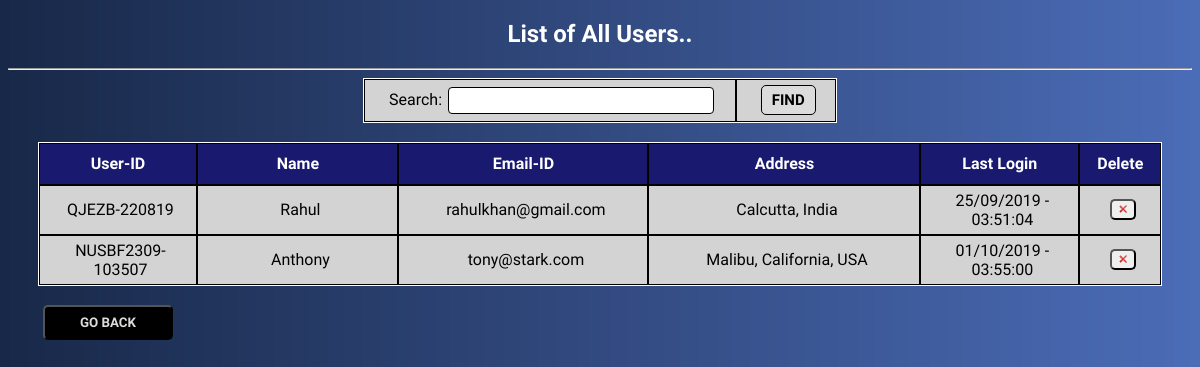
Page /userlist.php on the committed database.
### tables this page shows
CREATE TABLE `tbl_userdetail` (
  `id` int(10) NOT NULL,
  `user_id` varchar(20) NOT NULL,
  `username` varchar(50) NOT NULL,
  `password` varchar(50) NOT NULL,
  `email_id` varchar(50) NOT NULL,
  `address` varchar(100) NOT NULL,
  `last_login` timestamp(6) NOT NULL DEFAULT CURRENT_TIMESTAMP(6) ON UPDATE CURRENT_TIMESTAMP(6),
  `image_upload` longblob NOT NULL
);

### configfunction.php (called while the page is built, shortened)
<?php
class DataBase_Conn
{
	function __construct()
	{
		$conn = mysqli_connect(servername,username,password,dbname);
		$this->db_conn = $conn;
	}
	public function FetchUserList()
	{
		$sql = mysqli_query($this->db_conn, "SELECT * FROM tbl_userdetail");
		return $sql;
	}
}
?>

### userlist.php (the view, shortened to what this page needs)
<?php
    include_once("configfunction.php");
    $userlist = new DataBase_Conn();
?>
<!DOCTYPE html>
<html>
<head>
    <link rel="stylesheet" type="text/css" href="css/style.css">
    <link rel="stylesheet" type="text/css" href="css/font-abel.css">
    <link rel="stylesheet" type="text/css" href="css/font-awesome.css">
    <link rel="stylesheet" type="text/css" href="https://cdnjs.cloudflare.com/ajax/libs/font-awesome/4.7.0/css/font-awesome.min.css">
</head>
<body>
<h2>List of All Users..</h2>
<hr/>
<form action="" method="post">
    <table align="center" padding-left="20px" cellspacing="0" width="40%">
        <tr>
            <td>Search: <input type="text" name="search" class="form-control"></td>
            <td><input type="submit" name="submit" value="FIND" class="button-anchor"></td>
        </tr>
    </table>
</form>
<br>
<table align="center" cellspacing="0" cellpadding="1" width="95%" class="table-scroll">
    <tr>
        <th width="100px">User-ID</th>
        <th width="130px">Name</th>
        <th width="100px">Email-ID</th>
        <th width="180px">Address</th>
        <th width="100px">Last Login</th>
        <th width="30px">Delete</th>
    </tr>
    <?php
    include("config.php");
    if($_SERVER["REQUEST_METHOD"] == "POST")
    {
        @$search_val = $_POST["search"];
        $sql = mysqli_query($conn, "SELECT * FROM tbl_userdetail WHERE username LIKE '%$search_val%'");
        while($row=mysqli_fetch_assoc($sql))
        {
        ?>
        <tr>
            <td><?php echo $row["user_id"]; ?></td>
            <td><?php echo $row["username"]; ?></td>
            <td><?php echo $row["email_id"]; ?></td>
            <td><?php echo $row["address"]; ?></td>
            <td><?php echo date('d/m/Y - H:i:s', strtotime($row["last_login"])); ?></td>
            <td><a href="userlist.php?delete=<?php echo htmlentities($row['user_id']);?>"><button style="border-radius: 5px;" onClick="return confirm('Do you want to delete??');"><img src="css/icon/delete.png" height="10px" width="10px"></button></a></td>
        </tr>
        <?php
        }
    }
    else
    {
        $sql = $userlist->FetchUserList();
    }
    if(mysqli_num_rows($sql) > 0)
    {
        while($row=mysqli_fetch_array($sql))
        {
        ?>
        <tr>
            <td><?php echo $row["user_id"]; ?></td>
            <td><?php echo $row["username"]; ?></td>
            <td><?php echo $row["email_id"]; ?></td>
            <td><?php echo $row["address"]; ?></td>
            <td><?php echo date('d/m/Y - H:i:s', strtotime($row["last_login"])); ?></td>
            <td><a href="userlist.php?delete=<?php echo htmlentities($row['user_id']);?>"><button style="border-radius: 5px;" onClick="return confirm('Do you want to delete??');"><img src="css/icon/delete.png" height="10px" width="10px"></button></a></td>
        </tr>
        <?php
        }
    }
    else
    {
    ?>
        <tr>
            <td colspan="6"><strong>-- NO USERS FOUND --</strong></td>
        </tr>
    <?php
    }
    ?>
</table>
<br>
<div class="button-foot">
    <a href="index.php">
        <button style="border-radius: 5px; background-color: black; height: 35px; width: 130px; cursor: pointer;">
            <font color="gainsboro" face="Abel"><b>GO BACK</b></font>
        </button>
    </a>
</div>
</body>
</html>

### css/style.css (style rules this page uses)
body { background-image: url("images/bglogin.jpg"); background-repeat: no-repeat; background-size: cover; font-family: "Abel"; }
table { align-self: center; text-align: center; border: 1px solid white; border-spacing: 0px; background-color: white; }
th { background-color: midnightblue; color: white; text-align: center; padding: 5px; height: 30px; border: 1px solid black; }
td { background-color: lightgray; color: black; padding: 5px 5px 5px 10px; height: 30px; border: 1px solid black; }
h1, h2, h3, h4, h5, h6 { color: white; text-align: center; }
a { text-decoration: none; font-weight: bold; }
.button-anchor { background-color: gainsboro; color: black; font-size: 15px; font-weight: bold; padding: 5px 10px; border: 1px solid black; cursor: pointer; border-radius: 5px; font-family: "Abel"; }
.form-control { width: 75%; padding: 5px; margin: 2px; box-sizing: border-box; border: 1px solid black; border-radius: 4px; }

### userlist.php (style rules this page uses)
.button-foot { padding-left: 35px; }

### rows in the picture
tbl_userdetail: user "QJEZB-220819", username "Rahul", email "rahulkhan@gmail.com", address "Calcutta, India", last_login "25/09/2019 - 03:51:04"
tbl_userdetail: user "NUSBF2309-103507", username "Anthony", email "tony@stark.com", address "Malibu, California, USA", last_login "01/10/2019 - 03:55:00"
